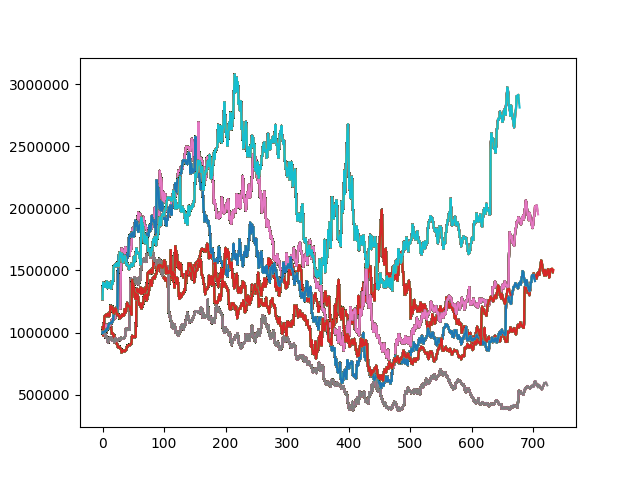

Write the Python code that produced this figure.
import numpy as np
import pandas as pd
import pandas_datareader as web
import datetime
import matplotlib.pyplot as plt


# start and end date
start = datetime.datetime(2007, 1, 3)
end = datetime.datetime(2010, 1, 3)



apple = web.DataReader("AMZN", "yahoo", start, end)


stocks = pd.DataFrame({"AAPL": apple["Adj Close"],})

N = [20, 30, 45, 50, 75, 90]

for n in N:

    S = stocks.values
    V = 1000000
    Vl = []

    for i in range(n+1, len(S)-1):
        I = V * np.sign(S[i] - S[i-n])
        rho = (S[i+1] - S[i])/ S[i]
        V = V +  I* rho
        Vl.append(V)


        plt.plot(Vl)
        
plt.savefig('amazon.png')
plt.show()
